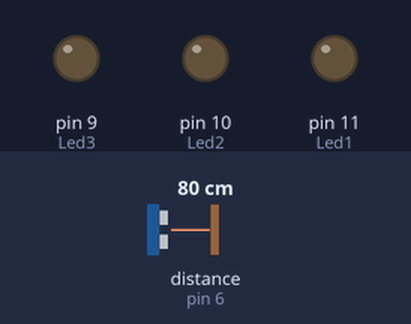
The sketch below on a simulated Arduino Uno, built with avr-gcc and run on an emulated ATmega328P. On the bench: output pins drawn as LEDs (lit = HIGH). Wiring (inferred from the names in the program): ultrasonic range finder: trigger pin 7; echo pin 6. The inputs (shaded band) are chosen by the test bench; at power-on: distance to the obstacle (sensor on pin 6) 80 cm. The echo pulse lasts 58.3 µs per cm; pins used as bus, display or sensor lines are not drawn.

Above: at 1.3 s.
1.4 s: distance to the obstacle (sensor on pin 6) set to 30 cm
2.9 s: distance to the obstacle (sensor on pin 6) set to 24 cm
At 3.6 s:
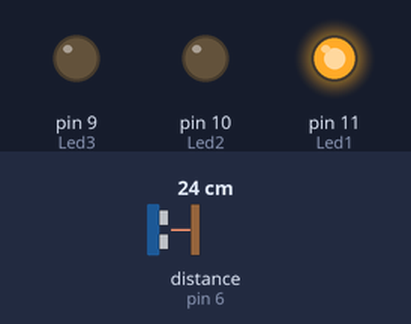
4.5 s: distance to the obstacle (sensor on pin 6) set to 19 cm
At 4.9 s:
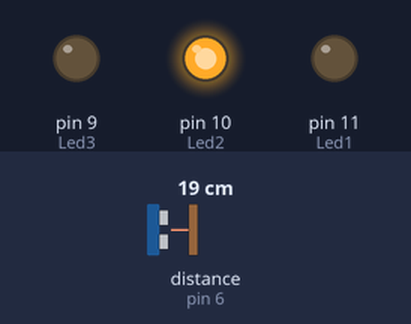
6.0 s: distance to the obstacle (sensor on pin 6) set to 12 cm
7.5 s: distance to the obstacle (sensor on pin 6) set to 9 cm
At 8.7 s:
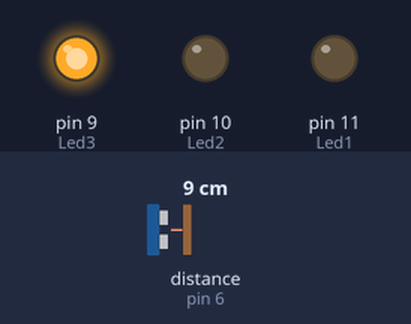
9.0 s: distance to the obstacle (sensor on pin 6) set to 18 cm
At 10.0 s:
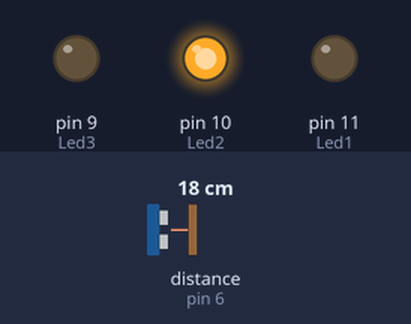
Timing chart, 0 to 11.5 s (numbered marks = the images above; inputs shaded):
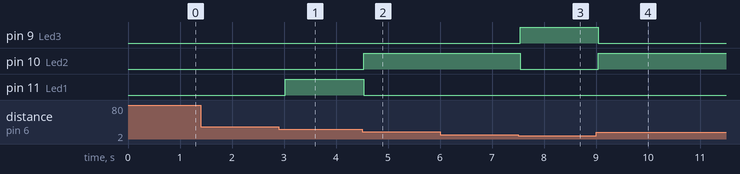

The sketch:

Sensor_Jarak.ino
```cpp
#define trigPin 7
#define echoPin 6

#define Led1 11
#define Led2 10
#define Led3 9


void setup() {
  Serial.begin (9800);
  pinMode(trigPin, OUTPUT);
  pinMode(echoPin, INPUT);

  pinMode(Led1, OUTPUT);
  pinMode(Led2, OUTPUT);
  pinMode(Led3, OUTPUT);
}

void loop() {
long duration, distance;
digitalWrite(trigPin, LOW);
delayMicroseconds(2);

digitalWrite(trigPin, HIGH);
delayMicroseconds(10);

digitalWrite(trigPin, LOW);
duration = pulseIn(echoPin, HIGH);
distance = (duration/2) /29.1;

if (distance <= 25){
    digitalWrite(Led1,HIGH);
    digitalWrite(Led2,LOW);
    digitalWrite(Led3,LOW);
  }


 if (distance < 20){
    digitalWrite(Led1,LOW);
    digitalWrite(Led2,HIGH);
    digitalWrite(Led3,LOW);
  }


 if (distance < 10){
    digitalWrite(Led1,LOW);
    digitalWrite(Led2,LOW);
    digitalWrite(Led3,HIGH);
  }

delay(500);


}
```

Measured:
- the behaviour switches between 27 and 26 cm on distance to the obstacle (sensor on pin 6) (found by bisection; images 0 and 1)
- the behaviour switches between 21 and 20 cm on distance to the obstacle (sensor on pin 6) (found by bisection; images 1 and 2)
- the behaviour switches between 11 and 10 cm on distance to the obstacle (sensor on pin 6) (found by bisection; images 2 and 3)
- after the input at 1.4 s, every drawn part: stays the same
- after the input at 2.9 s, pin 11 (Led1): LOW → HIGH after 0.12 s
- after the input at 4.5 s, pin 10 (Led2): LOW → HIGH at once; pin 11 (Led1): HIGH → LOW at once
- after the input at 7.5 s, pin 9 (Led3): LOW → HIGH at once; pin 10 (Led2): HIGH → LOW at once
- after the input at 9.0 s, pin 9 (Led3): HIGH → LOW at once; pin 10 (Led2): LOW → HIGH at once
